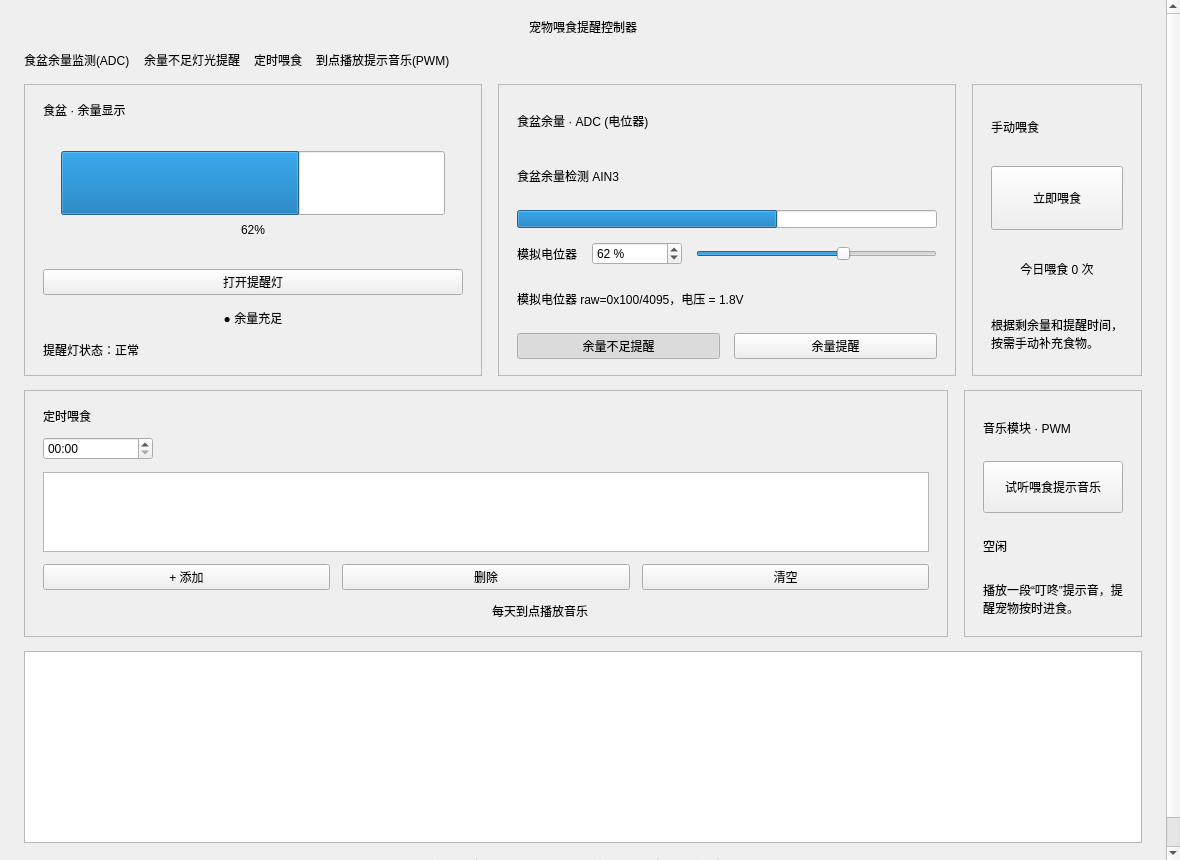
<?xml version="1.0" encoding="UTF-8"?>
<ui version="4.0">
 <class>MainWindow</class>
 <widget class="QMainWindow" name="MainWindow">
  <property name="geometry">
   <rect>
    <x>0</x>
    <y>0</y>
    <width>1180</width>
    <height>860</height>
   </rect>
  </property>
  <property name="minimumSize">
   <size>
    <width>1020</width>
    <height>760</height>
   </size>
  </property>
  <property name="windowTitle">
   <string>宠物喂食提醒控制器</string>
  </property>
  <widget class="QWidget" name="centralwidget">
   <layout class="QVBoxLayout" name="centralLayout">
    <property name="spacing">
     <number>0</number>
    </property>
    <property name="margin">
     <number>0</number>
    </property>
    <item>
     <widget class="QScrollArea" name="scrollArea">
      <property name="frameShape">
       <enum>QFrame::NoFrame</enum>
      </property>
      <property name="widgetResizable">
       <bool>true</bool>
      </property>
      <widget class="QWidget" name="root">
       <property name="geometry">
        <rect>
         <x>0</x>
         <y>0</y>
         <width>1178</width>
         <height>858</height>
        </rect>
       </property>
       <layout class="QVBoxLayout" name="rootLayout">
        <property name="sizeConstraint">
         <enum>QLayout::SetMinimumSize</enum>
        </property>
        <property name="spacing">
         <number>14</number>
        </property>
        <property name="leftMargin">
         <number>24</number>
        </property>
        <property name="topMargin">
         <number>18</number>
        </property>
        <property name="rightMargin">
         <number>24</number>
        </property>
        <property name="bottomMargin">
         <number>16</number>
        </property>
        <item>
         <widget class="QLabel" name="appTitle">
          <property name="text">
           <string>宠物喂食提醒控制器</string>
          </property>
          <property name="alignment">
           <set>Qt::AlignCenter</set>
          </property>
          <property name="wordWrap">
           <bool>true</bool>
          </property>
         </widget>
        </item>
        <item>
         <layout class="QHBoxLayout" name="statusLayout">
          <item>
           <widget class="QLabel" name="statusFood">
            <property name="text">
             <string>食盆余量监测(ADC)</string>
            </property>
            <property name="wordWrap">
             <bool>true</bool>
            </property>
           </widget>
          </item>
          <item>
           <widget class="QLabel" name="statusLight">
            <property name="text">
             <string>余量不足灯光提醒</string>
            </property>
            <property name="wordWrap">
             <bool>true</bool>
            </property>
           </widget>
          </item>
          <item>
           <widget class="QLabel" name="statusSchedule">
            <property name="text">
             <string>定时喂食</string>
            </property>
            <property name="wordWrap">
             <bool>true</bool>
            </property>
           </widget>
          </item>
          <item>
           <widget class="QLabel" name="statusMusic">
            <property name="text">
             <string>到点播放提示音乐(PWM)</string>
            </property>
            <property name="wordWrap">
             <bool>true</bool>
            </property>
           </widget>
          </item>
          <item>
           <spacer name="statusSpacer">
            <property name="orientation">
             <enum>Qt::Horizontal</enum>
            </property>
            <property name="sizeHint" stdset="0">
             <size>
              <width>40</width>
              <height>20</height>
             </size>
            </property>
           </spacer>
          </item>
         </layout>
        </item>
        <item>
         <layout class="QGridLayout" name="mainGrid">
          <property name="spacing">
           <number>16</number>
          </property>
          <item row="0" column="0">
           <widget class="QFrame" name="leftCard">
            <property name="frameShape">
             <enum>QFrame::StyledPanel</enum>
            </property>
            <layout class="QVBoxLayout" name="leftLayout">
             <property name="sizeConstraint">
              <enum>QLayout::SetMinimumSize</enum>
             </property>
             <property name="spacing">
              <number>14</number>
             </property>
             <property name="leftMargin">
              <number>18</number>
             </property>
             <property name="topMargin">
              <number>16</number>
             </property>
             <property name="rightMargin">
              <number>18</number>
             </property>
             <property name="bottomMargin">
              <number>16</number>
             </property>
             <item>
              <widget class="QLabel" name="leftTitle">
               <property name="text">
                <string>食盆 · 余量显示</string>
               </property>
               <property name="wordWrap">
                <bool>true</bool>
               </property>
              </widget>
             </item>
             <item>
              <widget class="QFrame" name="foodTank">
               <property name="minimumSize">
                <size>
                 <width>0</width>
                 <height>180</height>
                </size>
               </property>
               <property name="sizePolicy">
                <sizepolicy hsizetype="Expanding" vsizetype="Minimum">
                 <horstretch>0</horstretch>
                 <verstretch>0</verstretch>
                </sizepolicy>
               </property>
               <layout class="QVBoxLayout" name="tankLayout">
                <property name="sizeConstraint">
                 <enum>QLayout::SetMinimumSize</enum>
                </property>
                <property name="spacing">
                 <number>8</number>
                </property>
                <property name="leftMargin">
                 <number>18</number>
                </property>
                <property name="topMargin">
                 <number>18</number>
                </property>
                <property name="rightMargin">
                 <number>18</number>
                </property>
                <property name="bottomMargin">
                 <number>18</number>
                </property>
                <item>
                 <widget class="QProgressBar" name="m_adcBar">
                  <property name="minimumSize">
                   <size>
                    <width>0</width>
                    <height>64</height>
                   </size>
                  </property>
                  <property name="maximumSize">
                   <size>
                    <width>16777215</width>
                    <height>100</height>
                   </size>
                  </property>
                  <property name="sizePolicy">
                   <sizepolicy hsizetype="Expanding" vsizetype="Expanding">
                    <horstretch>0</horstretch>
                    <verstretch>0</verstretch>
                   </sizepolicy>
                  </property>
                  <property name="value">
                   <number>62</number>
                  </property>
                  <property name="alignment">
                   <set>Qt::AlignCenter</set>
                  </property>
                  <property name="textVisible">
                   <bool>false</bool>
                  </property>
                 </widget>
                </item>
                <item>
                 <widget class="QLabel" name="m_adcValLabel">
                  <property name="sizePolicy">
                   <sizepolicy hsizetype="Preferred" vsizetype="Fixed">
                    <horstretch>0</horstretch>
                    <verstretch>0</verstretch>
                   </sizepolicy>
                  </property>
                  <property name="text">
                   <string>62%</string>
                  </property>
                  <property name="alignment">
                   <set>Qt::AlignCenter</set>
                  </property>
                  <property name="wordWrap">
                   <bool>false</bool>
                  </property>
                 </widget>
                </item>
               </layout>
              </widget>
             </item>
             <item>
              <widget class="QPushButton" name="m_btnLight">
               <property name="text">
                <string>打开提醒灯</string>
               </property>
               <property name="checkable">
                <bool>true</bool>
               </property>
              </widget>
             </item>
             <item>
              <widget class="QLabel" name="m_stateLabel">
               <property name="text">
                <string>● 余量充足</string>
               </property>
               <property name="alignment">
                <set>Qt::AlignCenter</set>
               </property>
               <property name="wordWrap">
                <bool>true</bool>
               </property>
              </widget>
             </item>
             <item>
              <widget class="QLabel" name="lightHint">
               <property name="text">
                <string>提醒灯状态：正常</string>
               </property>
               <property name="wordWrap">
                <bool>true</bool>
               </property>
              </widget>
             </item>
            </layout>
           </widget>
          </item>
          <item row="0" column="1">
           <widget class="QFrame" name="midCard">
            <property name="frameShape">
             <enum>QFrame::StyledPanel</enum>
            </property>
            <layout class="QVBoxLayout" name="midLayout">
             <property name="spacing">
              <number>14</number>
             </property>
             <property name="leftMargin">
              <number>18</number>
             </property>
             <property name="topMargin">
              <number>16</number>
             </property>
             <property name="rightMargin">
              <number>18</number>
             </property>
             <property name="bottomMargin">
              <number>16</number>
             </property>
             <item>
              <widget class="QLabel" name="midTitle">
               <property name="text">
                <string>食盆余量 · ADC (电位器)</string>
               </property>
               <property name="wordWrap">
                <bool>true</bool>
               </property>
              </widget>
             </item>
             <item>
              <layout class="QHBoxLayout" name="adcHeadLayout">
               <item>
                <widget class="QLabel" name="m_adcTip">
                 <property name="text">
                  <string>食盆余量检测 AIN3</string>
                 </property>
                 <property name="wordWrap">
                  <bool>true</bool>
                 </property>
                </widget>
               </item>
               <item>
                <spacer name="adcHeadSpacer">
                 <property name="orientation">
                  <enum>Qt::Horizontal</enum>
                 </property>
                 <property name="sizeHint" stdset="0">
                  <size>
                   <width>40</width>
                   <height>20</height>
                  </size>
                 </property>
                </spacer>
               </item>
              </layout>
             </item>
             <item>
              <widget class="QProgressBar" name="m_adcBarSmall">
               <property name="minimumSize">
                <size>
                 <width>0</width>
                 <height>18</height>
                </size>
               </property>
               <property name="maximumSize">
                <size>
                 <width>16777215</width>
                 <height>18</height>
                </size>
               </property>
               <property name="value">
                <number>62</number>
               </property>
               <property name="textVisible">
                <bool>false</bool>
               </property>
              </widget>
             </item>
             <item>
              <layout class="QHBoxLayout" name="adcSliderLayout">
               <item>
                <widget class="QLabel" name="adcLabel">
                 <property name="text">
                  <string>模拟电位器</string>
                 </property>
                 <property name="wordWrap">
                  <bool>true</bool>
                 </property>
                </widget>
               </item>
               <item>
                <widget class="QSpinBox" name="m_spinFoodLevel">
                 <property name="minimumSize">
                  <size>
                   <width>90</width>
                   <height>0</height>
                  </size>
                 </property>
                 <property name="maximum">
                  <number>100</number>
                 </property>
                 <property name="value">
                  <number>62</number>
                 </property>
                 <property name="suffix">
                  <string> %</string>
                 </property>
                </widget>
               </item>
               <item>
                <widget class="QSlider" name="m_sliderFoodLevel">
                 <property name="maximum">
                  <number>100</number>
                 </property>
                 <property name="value">
                  <number>62</number>
                 </property>
                 <property name="orientation">
                  <enum>Qt::Horizontal</enum>
                 </property>
                </widget>
               </item>
              </layout>
             </item>
             <item>
              <widget class="QLabel" name="adcHint">
               <property name="text">
                <string>模拟电位器 raw=0x100/4095，电压 = 1.8V</string>
               </property>
               <property name="wordWrap">
                <bool>true</bool>
               </property>
              </widget>
             </item>
             <item>
              <layout class="QHBoxLayout" name="adcButtonLayout">
               <item>
                <widget class="QPushButton" name="m_chkAuto">
                 <property name="text">
                  <string>余量不足提醒</string>
                 </property>
                 <property name="checkable">
                  <bool>true</bool>
                 </property>
                 <property name="checked">
                  <bool>true</bool>
                 </property>
                </widget>
               </item>
               <item>
                <widget class="QPushButton" name="m_btnFoodReminder">
                 <property name="text">
                  <string>余量提醒</string>
                 </property>
                </widget>
               </item>
              </layout>
             </item>
            </layout>
           </widget>
          </item>
          <item row="0" column="2">
           <widget class="QFrame" name="rightCard">
            <property name="frameShape">
             <enum>QFrame::StyledPanel</enum>
            </property>
            <layout class="QVBoxLayout" name="rightLayout">
             <property name="spacing">
              <number>14</number>
             </property>
             <property name="leftMargin">
              <number>18</number>
             </property>
             <property name="topMargin">
              <number>16</number>
             </property>
             <property name="rightMargin">
              <number>18</number>
             </property>
             <property name="bottomMargin">
              <number>16</number>
             </property>
             <item>
              <widget class="QLabel" name="rightTitle">
               <property name="text">
                <string>手动喂食</string>
               </property>
               <property name="wordWrap">
                <bool>true</bool>
               </property>
              </widget>
             </item>
             <item>
              <widget class="QPushButton" name="m_btnPlay">
               <property name="minimumSize">
                <size>
                 <width>0</width>
                 <height>64</height>
                </size>
               </property>
               <property name="text">
                <string>立即喂食</string>
               </property>
              </widget>
             </item>
             <item>
              <widget class="QLabel" name="m_feedCountL">
               <property name="text">
                <string>今日喂食 0 次</string>
               </property>
               <property name="alignment">
                <set>Qt::AlignCenter</set>
               </property>
               <property name="wordWrap">
                <bool>true</bool>
               </property>
              </widget>
             </item>
             <item>
              <widget class="QLabel" name="feedHint">
               <property name="text">
                <string>根据剩余量和提醒时间，按需手动补充食物。</string>
               </property>
               <property name="wordWrap">
                <bool>true</bool>
               </property>
              </widget>
             </item>
            </layout>
           </widget>
          </item>
         </layout>
        </item>
        <item>
         <layout class="QGridLayout" name="bottomGrid">
          <property name="spacing">
           <number>16</number>
          </property>
          <item row="0" column="0">
           <widget class="QFrame" name="scheduleCard">
            <property name="frameShape">
             <enum>QFrame::StyledPanel</enum>
            </property>
            <layout class="QVBoxLayout" name="scheduleLayout">
             <property name="spacing">
              <number>12</number>
             </property>
             <property name="leftMargin">
              <number>18</number>
             </property>
             <property name="topMargin">
              <number>16</number>
             </property>
             <property name="rightMargin">
              <number>18</number>
             </property>
             <property name="bottomMargin">
              <number>16</number>
             </property>
             <item>
              <widget class="QLabel" name="scheduleTitle">
               <property name="text">
                <string>定时喂食</string>
               </property>
               <property name="wordWrap">
                <bool>true</bool>
               </property>
              </widget>
             </item>
             <item>
              <layout class="QHBoxLayout" name="timeLayout">
               <item>
                <widget class="QTimeEdit" name="m_scheduleTime">
                 <property name="minimumSize">
                  <size>
                   <width>110</width>
                   <height>0</height>
                  </size>
                 </property>
                 <property name="displayFormat">
                  <string>HH:mm</string>
                 </property>
                </widget>
               </item>
               <item>
                <spacer name="timeSpacer">
                 <property name="orientation">
                  <enum>Qt::Horizontal</enum>
                 </property>
                 <property name="sizeHint" stdset="0">
                  <size>
                   <width>40</width>
                   <height>20</height>
                  </size>
                 </property>
                </spacer>
               </item>
               <item>
                <widget class="QLabel" name="currentTime">
                 <property name="text">
                  <string/>
                 </property>
                 <property name="wordWrap">
                  <bool>true</bool>
                 </property>
                </widget>
               </item>
              </layout>
             </item>
             <item>
              <widget class="QListWidget" name="m_scheduleList">
               <property name="maximumSize">
                <size>
                 <width>16777215</width>
                 <height>80</height>
                </size>
               </property>
              </widget>
             </item>
             <item>
              <layout class="QHBoxLayout" name="scheduleButtonLayout">
               <item>
                <widget class="QPushButton" name="addScheduleButton">
                 <property name="text">
                  <string>+ 添加</string>
                 </property>
                </widget>
               </item>
               <item>
                <widget class="QPushButton" name="deleteScheduleButton">
                 <property name="text">
                  <string>删除</string>
                 </property>
                </widget>
               </item>
               <item>
                <widget class="QPushButton" name="clearScheduleButton">
                 <property name="text">
                  <string>清空</string>
                 </property>
                </widget>
               </item>
              </layout>
             </item>
             <item>
              <layout class="QHBoxLayout" name="scheduleStateLayout">
               <item>
                <widget class="QLabel" name="m_scheduleStatus">
                 <property name="text">
                  <string/>
                 </property>
                 <property name="wordWrap">
                  <bool>true</bool>
                 </property>
                </widget>
               </item>
               <item>
                <widget class="QLabel" name="scheduleHint">
                 <property name="text">
                  <string>每天到点播放音乐</string>
                 </property>
                 <property name="wordWrap">
                  <bool>true</bool>
                 </property>
                </widget>
               </item>
              </layout>
             </item>
            </layout>
           </widget>
          </item>
          <item row="0" column="1">
           <widget class="QFrame" name="musicCard">
            <property name="frameShape">
             <enum>QFrame::StyledPanel</enum>
            </property>
            <layout class="QVBoxLayout" name="musicLayout">
             <property name="spacing">
              <number>12</number>
             </property>
             <property name="leftMargin">
              <number>18</number>
             </property>
             <property name="topMargin">
              <number>16</number>
             </property>
             <property name="rightMargin">
              <number>18</number>
             </property>
             <property name="bottomMargin">
              <number>16</number>
             </property>
             <item>
              <widget class="QLabel" name="musicTitle">
               <property name="text">
                <string>音乐模块 · PWM</string>
               </property>
               <property name="wordWrap">
                <bool>true</bool>
               </property>
              </widget>
             </item>
             <item>
              <widget class="QPushButton" name="m_btnMusic">
               <property name="minimumSize">
                <size>
                 <width>0</width>
                 <height>52</height>
                </size>
               </property>
               <property name="text">
                <string>试听喂食提示音乐</string>
               </property>
              </widget>
             </item>
             <item>
              <widget class="QLabel" name="musicState">
               <property name="text">
                <string>空闲</string>
               </property>
               <property name="wordWrap">
                <bool>true</bool>
               </property>
              </widget>
             </item>
             <item>
              <widget class="QLabel" name="musicHint">
               <property name="text">
                <string>播放一段“叮咚”提示音，提醒宠物按时进食。</string>
               </property>
               <property name="wordWrap">
                <bool>true</bool>
               </property>
              </widget>
             </item>
            </layout>
           </widget>
          </item>
         </layout>
        </item>
        <item>
         <widget class="QTextEdit" name="m_log">
          <property name="minimumSize">
           <size>
            <width>0</width>
            <height>120</height>
           </size>
          </property>
          <property name="readOnly">
           <bool>true</bool>
          </property>
         </widget>
        </item>
        <item>
         <widget class="QLabel" name="m_tipLabel">
          <property name="text">
           <string>宠物喂食提醒控制器 · 食盆余量检测、LED 提醒与音乐提示</string>
          </property>
          <property name="alignment">
           <set>Qt::AlignCenter</set>
          </property>
          <property name="wordWrap">
           <bool>true</bool>
          </property>
         </widget>
        </item>
       </layout>
      </widget>
     </widget>
    </item>
   </layout>
  </widget>
 </widget>
 <resources/>
 <connections/>
</ui>
